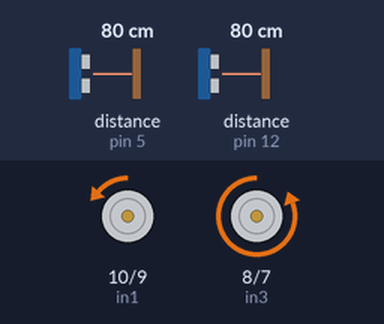
A sketch run on a simulated Arduino Uno, built with avr-gcc and run on an emulated ATmega328P. On the bench: motor-driver pin pairs drawn as motors (green arrow = first pin HIGH = forward, orange = second pin HIGH = backward, longer = more drive, scaled by the enable pin). Wiring (inferred from the names in the program): 2 × ultrasonic range finder: trigger pin 4, echo pin 5 / trigger pin 13, echo pin 12. The inputs (shaded band) are chosen by the test bench; at power-on: distance to the obstacle (sensors on pin 12, pin 5) 80 cm. The echo pulse lasts 58.3 µs per cm.

Above: at 3.2 s.
3.3 s: distance to the obstacle (sensor on pin 12) set to 2 cm
At 4.5 s:
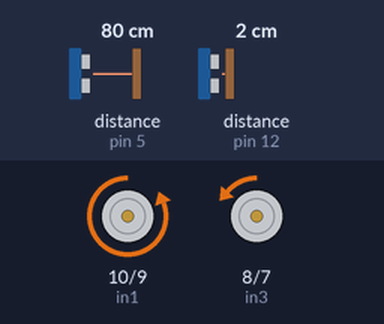
4.8 s: distance to the obstacle (sensor on pin 5) set to 23 cm
6.3 s: distance to the obstacle (sensor on pin 5) set to 19 cm
At 6.66 s:
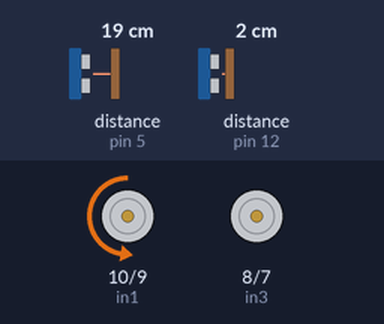
9.3 s: distance to the obstacle (sensor on pin 12) set to 23 cm
12.3 s: distance to the obstacle (sensor on pin 12) set to 26 cm
At 13.9 s:
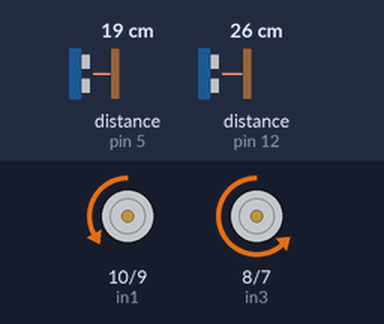
14.2 s: distance to the obstacle (sensor on pin 12) set to 4 cm
At 14.77 s:
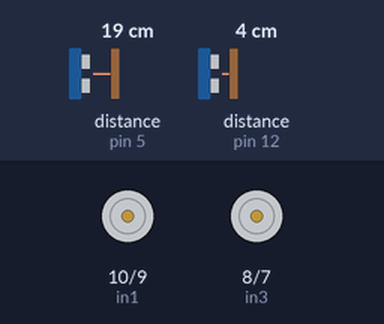
Timing chart, 0 to 18.2 s (numbered marks = the images above; inputs shaded):
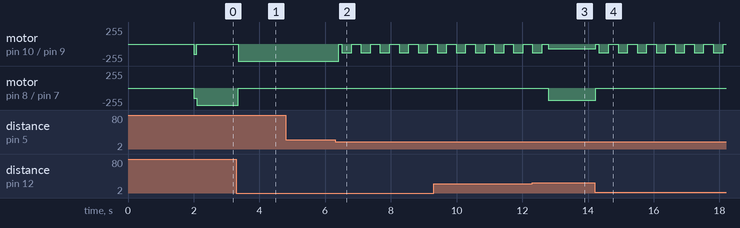

Measured:
- the behaviour switches between 21 and 20 cm on distance to the obstacle (sensor on pin 5) (found by bisection; images 1 and 2)
- the behaviour switches between 25 and 26 cm on distance to the obstacle (sensor on pin 12) (found by bisection; images 2 and 3)
- after the input at 3.3 s, motor on pin 10 (in1) / pin 9 (in2): backward 1/255 → backward 255/255 after 0.06 s; motor on pin 8 (in3) / pin 7 (in4): backward 255/255 → backward 1/255 after 0.06 s
- after the input at 4.8 s, every drawn part: stays the same
- after the input at 6.3 s, motor on pin 10 (in1) / pin 9 (in2): backward 255/255 → stopped after 0.11 s, then repeats every 0.58 s: backward 128/255 0.30 s, stopped 0.28 s; motor on pin 8 (in3) / pin 7 (in4): backward 1/255 → stopped after 0.11 s
- after the input at 12.3 s, motor on pin 8 (in3) / pin 7 (in4): stopped → backward 182/255 after 0.49 s
- after the input at 14.2 s, motor on pin 10 (in1) / pin 9 (in2): backward 73/255 → stopped at once, then repeats every 0.58 s: backward 128/255 0.30 s, stopped 0.28 s; motor on pin 8 (in3) / pin 7 (in4): backward 182/255 → stopped at once

The sketch:

maze_solver_final.ino
```cpp
//motor pins - cable coloring
int enA = 11; //black
int in1 = 10; //red
int in2 = 9;  //yellow
int in3 = 8;  //brown
int in4 = 7;  //purple
int enB = 6;  //white
#define RIGHT 0
#define LEFT 1
//sensor pins
int leftTrig = 13;
int leftEcho = 12;
int frontTrig = 4;
int frontEcho = 5;

//desirable distance from walls
float front_limit = 20; //cm
float left_limit = 15;

//movement status flags ,0:false 1:true
float path_ahead = 1;

//left error, derivative etc
float left_error = 0;
float left_last_error = 0;
float left_derivative = 0;

//front error,derivative etc
float front_error = 0;
float front_last_error = 0;
float front_derivative = 0;

//wall following parameters
float Kp_wall = 20;
float Kd_wall = 5;

//right run parameters
float Kp_front = 30;
float Kd_front = 15;

//motor PWM values
float left_wheel;
float right_wheel;

float leftSensor(){
  float Distance = 0;
  float Duration = 0;
  digitalWrite(leftTrig,LOW);
  delayMicroseconds(2);
  digitalWrite(leftTrig,HIGH);
  delayMicroseconds(10);
  digitalWrite(leftTrig,LOW);
  Duration = pulseIn(leftEcho,HIGH);
  Distance = Duration/29/2;     //distance to cm
  delay(25);
  return Distance;
}

float frontSensor(){
  float Distance = 0;
  float Duration = 0;
  digitalWrite(frontTrig,LOW);
  delayMicroseconds(2);
  digitalWrite(frontTrig,HIGH);
  delayMicroseconds(10);
  digitalWrite(frontTrig,LOW);
  Duration = pulseIn(frontEcho,HIGH);
  Distance = Duration/29/2;     //distance to cm
  delay(25);
  return Distance;
}

void setup() {
  // put your setup code here, to run once:
  pinMode(enA,OUTPUT);
  pinMode(in1,OUTPUT);
  pinMode(in2,OUTPUT);
  pinMode(in3,OUTPUT);
  pinMode(in4,OUTPUT);
  pinMode(enB,OUTPUT);

  pinMode(leftTrig,OUTPUT);
  pinMode(leftEcho,INPUT);
  pinMode(frontTrig,OUTPUT);
  pinMode(frontEcho,INPUT);

  delay(2000);

  //start motors
  analogWrite(enB,150);
  analogWrite(enA,150);

  digitalWrite(in3, LOW);
  digitalWrite(in1, LOW);
  digitalWrite(in4, HIGH);
  digitalWrite(in2, HIGH);
}

void loop() {
  // put your main code here, to run repeatedly:
  front_check:
  front_error = frontSensor() - front_limit;
  front_derivative = front_error - front_last_error;
  front_last_error = front_error;

  if(frontSensor()<front_limit){ //wall ahead
    path_ahead = 0; //no more path, we need to take a turn
    init_wall_following(); //init wall following parameters for future use
    goto left_check;
  }
  else path_ahead = 1;  //path ahead to traverse
  left_check:
  left_error = leftSensor() - left_limit;
  left_derivative = left_error - left_last_error;
  left_last_error = left_error;

  if(left_error<10){ //near left wall
    if(path_ahead == 1)
      wall_follower_PD(); //PD control for wall following
    else{
      //right_turn_PD();
    stopMoving();
    delay(100);
    //moveReverse();
    //delay(300);
    turn(RIGHT, 300);
    stopMoving();
    delay(100);
    }
  }
  else{ //error>10, left turn is available
    path_ahead = 1;    //expect clear path ahead
    left_turn_PD();   //PD control for left turn
  }
}

void init_wall_following(){
  left_error = 0;
  left_last_error = 0;
  left_derivative = 0;
}

void init_front(){
  front_error = 0;
  front_derivative = 0;
  front_last_error = 0;
}

void wall_follower_PD(){
  float correction = Kp_wall*left_error + Kd_wall*left_derivative;

  //avoid PWM overflow
  if(correction>127) correction = 127;
  if(correction<-127) correction = -127;

  left_wheel = 128 - correction;
  right_wheel = 128 + correction;

  analogWrite(enB,right_wheel);
  analogWrite(enA,left_wheel);

  digitalWrite(in3, LOW);
  digitalWrite(in4, HIGH);
  digitalWrite(in1, LOW);
  digitalWrite(in2, HIGH);
}

void left_turn_PD(){
  float correction = 2.5*left_error + 2.5*left_derivative; //small Kp, Kd ,correction must be slow in order to turn properly

  //avoid PWM overflow
  if(correction>127) correction = 127;
  if(correction<-127) correction = -127;

  left_wheel = 128 - correction;
  right_wheel = 128 + correction;

  analogWrite(enB,right_wheel);
  analogWrite(enA,left_wheel);

  digitalWrite(in3, LOW);
  digitalWrite(in4, HIGH);
  digitalWrite(in1, LOW);
  digitalWrite(in2, HIGH);

}

void right_turn_PD(){
  float correction = Kp_front*front_error+Kd_front*front_derivative;

  //avoid RWM overflow
  if(correction>127) correction = 127;
  if(correction<-127) correction = -127;

  left_wheel = 128 - correction;
  right_wheel = 128 + correction;

  analogWrite(enB,right_wheel);
  analogWrite(enA,left_wheel);

  digitalWrite(in3, LOW);
  digitalWrite(in4, HIGH);
  digitalWrite(in1, LOW);
  digitalWrite(in2, HIGH);
}
void moveReverse(){
  digitalWrite(in1, HIGH);
  digitalWrite(in2, LOW);
  digitalWrite(in3, HIGH);
  digitalWrite(in4, LOW);
}

void stopMoving(){
  digitalWrite(in1, LOW);
  digitalWrite(in2, LOW);
  digitalWrite(in3, LOW);
  digitalWrite(in4, LOW);
}
void turn(int _direction, int ms)
{
  if(_direction == LEFT){
    digitalWrite(in1, HIGH);
    digitalWrite(in2, LOW);
    digitalWrite(in3, LOW);
    digitalWrite(in4, HIGH);
    delay(ms);
  }
  else{
    analogWrite(enA, 128);
    analogWrite(enB, 128);
    digitalWrite(in1, LOW);
    digitalWrite(in2, HIGH);
    digitalWrite(in3, LOW);
    digitalWrite(in4, LOW);
    delay(ms);
  }
}
```
